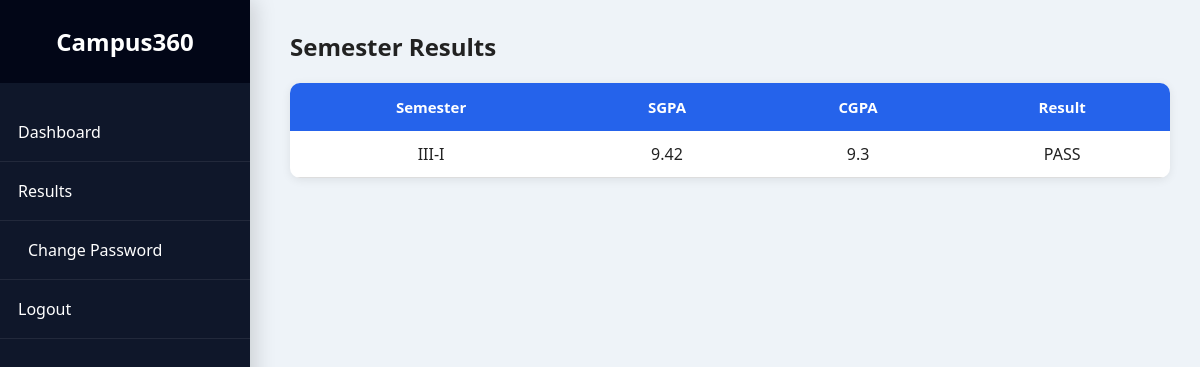
Screenshot of /results (signed in) with the database file from the repository.
### tables this page shows
CREATE TABLE results(

id INTEGER PRIMARY KEY AUTOINCREMENT,

rollno TEXT,

semester TEXT,

sgpa REAL,

cgpa REAL,

result TEXT,

FOREIGN KEY(rollno)
REFERENCES students(rollno)

);

### app.py (the view)
@app.route("/results")
def results():
    if "student" not in session:
        return redirect("/")
    conn = get_connection()
    cursor = conn.cursor()
    cursor.execute(
        "SELECT * FROM results WHERE rollno=?",
        (session["student"],)
    )
    results = cursor.fetchall()
    conn.close()
    return render_template(
        "results.html",
        results=results
    )

### app.py (called while the page is built)
def get_connection():
    conn = sqlite3.connect("portal.db")
    conn.row_factory = sqlite3.Row
    return conn

@app.context_processor
def inject_user():
    return dict(
        student=session.get("student"),
        faculty=session.get("faculty"),
        admin=session.get("admin")
    )

@app.before_request
def before_request():
    pass

@app.after_request
def after_request(response):
    response.headers["Cache-Control"] = "no-store"
    return response

### templates/results.html (shortened to what this page needs)
<!DOCTYPE html>
<html>
<head>
<link rel="stylesheet" href="{{ url_for('static', filename='style.css') }}">
</head>
<body>
<div class="sidebar">
<h2>Campus360</h2>
<ul>
<li><a href="/student_dashboard">Dashboard</a></li>
<li><a href="/results">Results</a></li>
<li><a href="/change_password">
 Change Password
</a></li>
<li><a href="/logout">Logout</a></li>
</ul>
</div>
<div class="main">
<h2>Semester Results</h2>
<table>
<tr>
<th>Semester</th>
<th>SGPA</th>
<th>CGPA</th>
<th>Result</th>
</tr>
{% for row in results %}
<tr>
<td>{{ row['semester'] }}</td>
<td>{{ row['sgpa'] }}</td>
<td>{{ row['cgpa'] }}</td>
<td>{{ row['result'] }}</td>
</tr>
{% endfor %}
</table>
</div>
</body>
</html>

### static/style.css (style rules this page uses)
* { margin:0; padding:0; box-sizing:border-box; font-family:'Segoe UI',Tahoma,Geneva,Verdana,sans-serif; }
body { background:#eef3f8; color:#222; }
.sidebar { position:fixed; left:0; top:0; width:250px; height:100%; background:#0f172a; color:white; overflow:auto; }
.sidebar h2 { padding:25px; text-align:center; background:#020617; font-size:24px; }
.sidebar ul { list-style:none; }
.sidebar ul li { border-bottom:1px solid rgba(255,255,255,.08); }
.sidebar ul li a { display:block; color:white; text-decoration:none; padding:18px; transition:.3s; }
.main { margin-left:260px; padding:30px; }
table { width:100%; border-collapse:collapse; background:white; border-radius:15px; overflow:hidden; box-shadow:0 8px 20px rgba(0,0,0,.08); margin-top:20px; }
table th { background:#0b6efd; color:white; padding:16px; text-align:left; font-size:15px; }
table td { padding:15px; border-bottom:1px solid #ececec; }
.main { animation:fade .6s ease; }
.card, .profile-card, .form-box, table, .notification { transition:.35s; }
h2 { margin-bottom:20px; }
* { transition:.25s; }
.sidebar { box-shadow:5px 0 20px rgba(0,0,0,.15); }
.sidebar ul li { position:relative; }
table { animation:fade .6s ease; }
table tr { transition:.25s; }
a { text-decoration:none; }
table { width:100%; border-collapse:collapse; margin-top:20px; background:white; border-radius:10px; overflow:hidden; box-shadow:0 2px 10px rgba(0,0,0,.08); }
table th { background:#0d6efd; color:white; padding:12px; text-align:center; }
table td { padding:10px; text-align:center; border-bottom:1px solid #ddd; }
table { width:100%; border-collapse:collapse; }
table th { background:#2563eb; color:#fff; text-align:center; padding:14px; }
table td { text-align:center; padding:12px; vertical-align:middle; }
table { border-collapse:collapse;width:100% }
table th,table td { text-align:center;vertical-align:middle }

### rows the page displays
results: semester "III-I", sgpa "9.42", cgpa "9.3", result "PASS"
